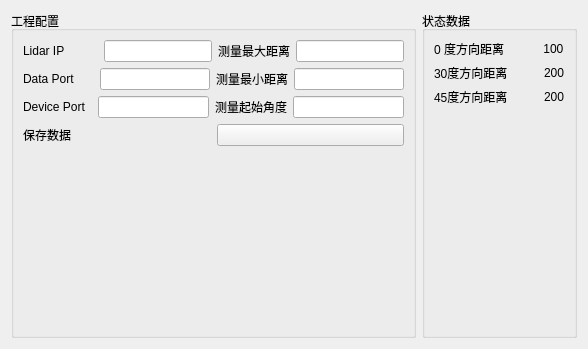
                    <widget class="QWidget" name="tab_5">
                     <attribute name="title">
                      <string>激光雷达</string>
                     </attribute>
                     <layout class="QVBoxLayout" name="verticalLayout_16">
                      <item>
                       <layout class="QHBoxLayout" name="horizontalLayout_37">
                        <item>
                         <widget class="QGroupBox" name="groupBox_11">
                          <property name="title">
                           <string>工程配置</string>
                          </property>
                          <layout class="QVBoxLayout" name="verticalLayout_28">
                           <item>
                            <layout class="QVBoxLayout" name="verticalLayout_3">
                             <item>
                              <layout class="QHBoxLayout" name="horizontalLayout">
                               <item>
                                <widget class="QLabel" name="label_4">
                                 <property name="text">
                                  <string>Lidar IP          </string>
                                 </property>
                                </widget>
                               </item>
                               <item>
                                <widget class="QLineEdit" name="lineEdit"/>
                               </item>
                               <item>
                                <widget class="QLabel" name="label_41">
                                 <property name="text">
                                  <string>测量最大距离</string>
                                 </property>
                                </widget>
                               </item>
                               <item>
                                <widget class="QLineEdit" name="lineEdit_5"/>
                               </item>
                              </layout>
                             </item>
                             <item>
                              <layout class="QHBoxLayout" name="horizontalLayout_2">
                               <item>
                                <widget class="QLabel" name="label_5">
                                 <property name="text">
                                  <string>Data Port      </string>
                                 </property>
                                </widget>
                               </item>
                               <item>
                                <widget class="QLineEdit" name="lineEdit_2"/>
                               </item>
                               <item>
                                <widget class="QLabel" name="label_50">
                                 <property name="text">
                                  <string>测量最小距离</string>
                                 </property>
                                </widget>
                               </item>
                               <item>
                                <widget class="QLineEdit" name="lineEdit_7"/>
                               </item>
                              </layout>
                             </item>
                             <item>
                              <layout class="QHBoxLayout" name="horizontalLayout_14">
                               <item>
                                <widget class="QLabel" name="label_7">
                                 <property name="text">
                                  <string>Device Port  </string>
                                 </property>
                                </widget>
                               </item>
                               <item>
                                <widget class="QLineEdit" name="lineEdit_3"/>
                               </item>
                               <item>
                                <widget class="QLabel" name="label_49">
                                 <property name="text">
                                  <string>测量起始角度</string>
                                 </property>
                                </widget>
                               </item>
                               <item>
                                <widget class="QLineEdit" name="lineEdit_10"/>
                               </item>
                              </layout>
                             </item>
                             <item>
                              <layout class="QHBoxLayout" name="horizontalLayout_23">
                               <item>
                                <widget class="QLabel" name="label_8">
                                 <property name="text">
                                  <string>保存数据</string>
                                 </property>
                                </widget>
                               </item>
                               <item>
                                <widget class="QPushButton" name="pushButton_2">
                                 <property name="text">
                                  <string/>
                                 </property>
                                </widget>
                               </item>
                              </layout>
                             </item>
                            </layout>
                           </item>
                           <item>
                            <spacer name="verticalSpacer">
                             <property name="orientation">
                              <enum>Qt::Vertical</enum>
                             </property>
                             <property name="sizeHint" stdset="0">
                              <size>
                               <width>20</width>
                               <height>180</height>
                              </size>
                             </property>
                            </spacer>
                           </item>
                          </layout>
                         </widget>
                        </item>
                        <item>
                         <widget class="QGroupBox" name="groupBox_13">
                          <property name="title">
                           <string>状态数据</string>
                          </property>
                          <layout class="QGridLayout" name="gridLayout_2">
                           <item row="0" column="0">
                            <layout class="QVBoxLayout" name="verticalLayout_4">
                             <item>
                              <layout class="QHBoxLayout" name="horizontalLayout_24">
                               <item>
                                <widget class="QLabel" name="label_48">
                                 <property name="text">
                                  <string>0 度方向距离         </string>
                                 </property>
                                </widget>
                               </item>
                               <item>
                                <widget class="QLabel" name="label_51">
                                 <property name="text">
                                  <string> 100</string>
                                 </property>
                                </widget>
                               </item>
                              </layout>
                             </item>
                             <item>
                              <layout class="QHBoxLayout" name="horizontalLayout_35">
                               <item>
                                <widget class="QLabel" name="label_52">
                                 <property name="text">
                                  <string>30度方向距离         </string>
                                 </property>
                                </widget>
                               </item>
                               <item>
                                <widget class="QLabel" name="label_53">
                                 <property name="text">
                                  <string>200</string>
                                 </property>
                                </widget>
                               </item>
                              </layout>
                             </item>
                             <item>
                              <layout class="QHBoxLayout" name="horizontalLayout_36">
                               <item>
                                <widget class="QLabel" name="label_54">
                                 <property name="text">
                                  <string>45度方向距离         </string>
                                 </property>
                                </widget>
                               </item>
                               <item>
                                <widget class="QLabel" name="label_55">
                                 <property name="text">
                                  <string>200</string>
                                 </property>
                                </widget>
                               </item>
                              </layout>
                             </item>
                            </layout>
                           </item>
                           <item row="1" column="0">
                            <spacer name="verticalSpacer_2">
                             <property name="orientation">
                              <enum>Qt::Vertical</enum>
                             </property>
                             <property name="sizeHint" stdset="0">
                              <size>
                               <width>20</width>
                               <height>40</height>
                              </size>
                             </property>
                            </spacer>
                           </item>
                          </layout>
                         </widget>
                        </item>
                       </layout>
                      </item>
                     </layout>
                    </widget>
